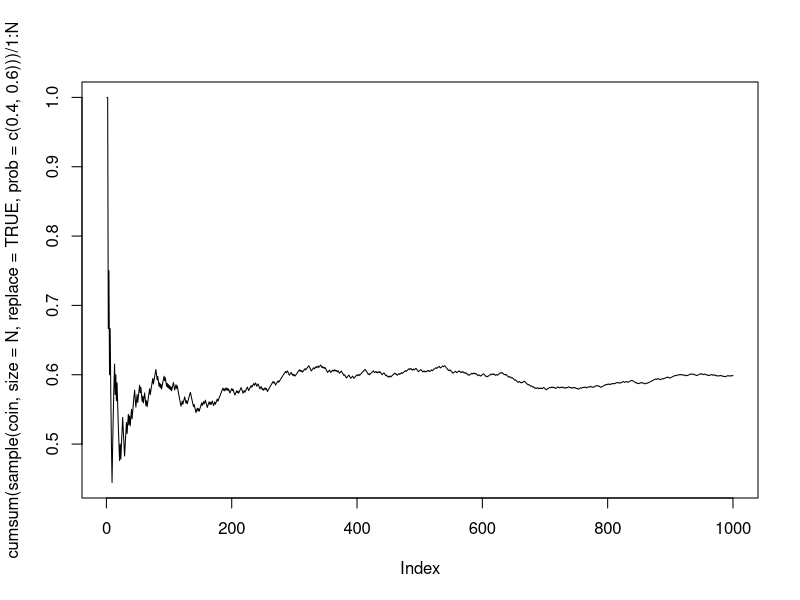

Write the R code that produced this figure.
## ------------------------------------
library("rstudioapi")    
setwd(dirname(getActiveDocumentContext()$path))       # Set working directory to source file location
rm(list=ls())
cat("\f")
graphics.off()
## ------------------------------------

## Law of Large Numbers
coin = c(0,1)

sample(coin,size = 10,replace = TRUE, prob = c(0.4,0.6))

?cumsum

cumsum(sample(coin,size = 10,replace = TRUE, prob = c(0.4,0.6)))

cumsum(sample(coin,size = 10,replace = TRUE, prob = c(0.4,0.6))) / 1:10

N = 1000
cumsum(sample(coin,size = N,replace = TRUE, prob = c(0.4,0.6))) / 1:N

plot(cumsum(sample(coin,size = N,replace = TRUE, prob = c(0.4,0.6))) / 1:N, type ='l')
